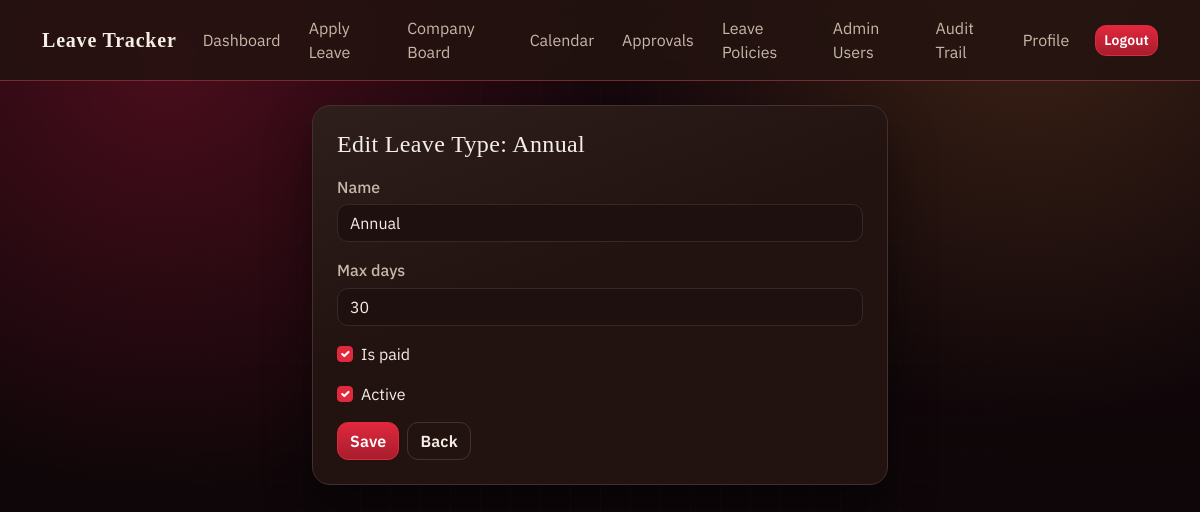
Page /leave/policies/types/1/edit/ (signed in) on the committed database.
### leaves/models.py (models this page shows, shortened)
class LeaveType(models.Model):
    organization = models.ForeignKey(
        "organization.Company",
        on_delete=models.CASCADE,
        null=True,
        blank=True,
        related_name="leave_types",
    )
    name = models.CharField(max_length=80)
    max_days = models.PositiveIntegerField(default=0)
    is_paid = models.BooleanField(default=True)
    active = models.BooleanField(default=True)
    created_at = models.DateTimeField(auto_now_add=True)
    class Meta:
        ordering = ["name"]
        unique_together = [("organization", "name")]
        indexes = [
            models.Index(fields=["organization", "active"]),
        ]

### leaves/views.py (the view)
# urls.py: path("policies/types/<int:pk>/edit/", views.leave_type_edit, name="leave_type_edit"),
@admin_or_hr_required
def leave_type_edit(request, pk: int):
    company = _current_company(request)
    leave_type = get_object_or_404(LeaveType, pk=pk, organization=company)
    form = LeaveTypeForm(request.POST or None, instance=leave_type, company=company)
    if request.method == "POST" and form.is_valid():
        leave_type = form.save()
        messages.success(request, f"Leave type '{leave_type.name}' updated.")
        return redirect("leaves:manage_policies")
    return render(
        request,
        "leaves/policy_form.html",
        {"form": form, "title": f"Edit Leave Type: {leave_type.name}", "back_url": "leaves:manage_policies"},
    )

### leaves/forms.py (shortened to what this page needs)
class LeaveTypeForm(forms.ModelForm):
    class Meta:
        model = LeaveType
        fields = ["name", "max_days", "is_paid", "active"]
    def __init__(self, *args, **kwargs):
        self.company = kwargs.pop("company", None)
        super().__init__(*args, **kwargs)
        for field in self.fields.values():
            css = "form-control"
            if isinstance(field.widget, forms.Select):
                css = "form-select"
            if isinstance(field.widget, forms.CheckboxInput):
                css = "form-check-input"
            field.widget.attrs["class"] = css

### leaves/views.py (called while the page is built, shortened)
def _current_company(request):
    company = resolve_company(request.user)
    if company:
        return company

### organization/services.py (called while the page is built, shortened)
def resolve_company(user, company_id: int | None = None) -> Company | None:
    if getattr(user, "organization_id", None):
        company = Company.objects.filter(id=user.organization_id, active=True).first()
        if company:
            return company
    employee = EmployeeRecord.objects.filter(user=user).select_related("company").first()
    if employee:
        return employee.company
    return Company.objects.filter(active=True).order_by("id").first()

### portal/context_processors.py (called while the page is built)
def portal_globals(request):
    return {
        "APP_NAME": "Leave Tracker",
    }

### users/permissions.py (called while the page is built)
def _admin_account(user):
    if not getattr(user, "is_authenticated", False):
        return None
    try:
        return user.admin_account
    except AdminAccount.DoesNotExist:
        return None

def is_admin(user, company_id: int | None = None) -> bool:
    admin_account = _admin_account(user)
    if not admin_account:
        return False
    if admin_account.level == AdminAccount.Level.PLATFORM:
        return True
    if admin_account.level == AdminAccount.Level.ORGANIZATION:
        if company_id is None:
            return True
        return admin_account.organization_id == company_id
    return False

def is_admin_or_hr(user) -> bool:
    return bool(
        getattr(user, "is_authenticated", False)
        and (is_admin(user) or getattr(user, "role", "") == User.Role.HR)
    )

### templates/leaves/policy_form.html (shortened to what this page needs)
{% extends "base.html" %}
{% block content %}
<div class="row justify-content-center">
  <div class="col-lg-6">
    <section class="samurai-card p-4">
      <h1 class="h4 mb-3">{{ title }}</h1>
      <form method="post">
        {% for field in form %}
          <div class="mb-3">
            {% if field.field.widget.input_type == "checkbox" %}
              <div class="form-check">
                {{ field }}
                <label class="form-check-label">{{ field.label }}</label>
              </div>
            {% else %}
              <label class="form-label">{{ field.label }}</label>
              {{ field }}
            {% endif %}
          </div>
        {% endfor %}
        <div class="d-flex gap-2">
          <button class="btn btn-danger" type="submit">Save</button>
          <a class="btn btn-outline-light" href="{% url back_url %}">Back</a>
        </div>
      </form>
    </section>
  </div>
</div>
{% endblock %}

### static/css/app.css (style rules this page uses)
:root { --background: 8 42% 6%; --foreground: 34 46% 93%; --muted-foreground: 30 20% 72%; --card: 8 36% 10%; --card-foreground: 34 46% 93%; --border: 8 18% 22%; --input: 8 20% 18%; --ring: 353 76% 52%; --primary: 353 76% 52%; --primary-foreground: 0 0% 100%; --secondary: 33 76% 54%; --secondary-foreground: 12 80% 8%; --destructive: 0 78% 52%; --destructive-foreground: 0 0% 100%; --success: 142 60% 36%; --warning: 42 94% 54%; --radius: 14px; --radius-sm: 10px; --radius-lg: 18px; --shadow-lg: 0 24px 48px rgba(0, 0, 0, 0.45); }
*, *::before, *::after { box-sizing: border-box; }
body { margin: 0; min-height: 100vh; color: hsl(var(--foreground)); font-family: "IBM Plex Sans", sans-serif; background: radial-gradient(circle at 14% 8%, rgba(226, 29, 72, 0.25), transparent 34%), radial-gradient(circle at 86% 0%, rgba(229, 152, 61, 0.18), transparent 32%), linear-gradient(180deg, #17080d 0%, #0e0608 65%, #090507 100%); }
.card, .samurai-card { border: 1px solid hsl(var(--border)); border-radius: var(--radius-lg); color: hsl(var(--card-foreground)); background: linear-gradient(160deg, rgba(255, 255, 255, 0.05), transparent 45%), hsl(var(--card)); box-shadow: var(--shadow-lg); }
h1, h2, h3, h4 { margin-top: 0; color: hsl(var(--foreground)); font-family: "Noto Serif JP", serif; letter-spacing: 0.015em; }
a { color: color-mix(in srgb, hsl(var(--secondary)) 84%, white 16%); text-decoration: none; }
.btn { border-radius: calc(var(--radius) - 3px); border-width: 1px; font-weight: 600; letter-spacing: 0.01em; transition: all 160ms ease; }
.btn-danger { border-color: hsl(var(--primary)); color: hsl(var(--primary-foreground)); background: linear-gradient(180deg, hsl(var(--primary)) 0%, color-mix(in srgb, hsl(var(--primary)) 74%, #000 26%) 100%); }
.btn-outline-light { border-color: hsl(var(--border)); color: hsl(var(--foreground)); background: transparent; }
.form-label { margin-bottom: 0.35rem; color: hsl(var(--muted-foreground)); font-weight: 500; }
.form-control, .form-select { border-radius: calc(var(--radius) - 3px); border: 1px solid hsl(var(--input)); color: hsl(var(--foreground)); background: color-mix(in srgb, hsl(var(--card)) 86%, black 14%); }
.form-control::placeholder { color: color-mix(in srgb, hsl(var(--muted-foreground)) 74%, transparent); }
.form-check-input { border-color: hsl(var(--input)); background-color: hsl(var(--card)); }
.form-check-input:checked { border-color: hsl(var(--primary)); background-color: hsl(var(--primary)); }

### rows in the picture
LeaveType: form "Annual" "30", form "☑" "☑"

### other values in the picture
{{ APP_NAME }} "Leave Tracker"
{{ title }} "Edit Leave Type: Annual"
{{ field.label }} "Name" "Max days"
{{ field.label }} "Is paid" "Active"
